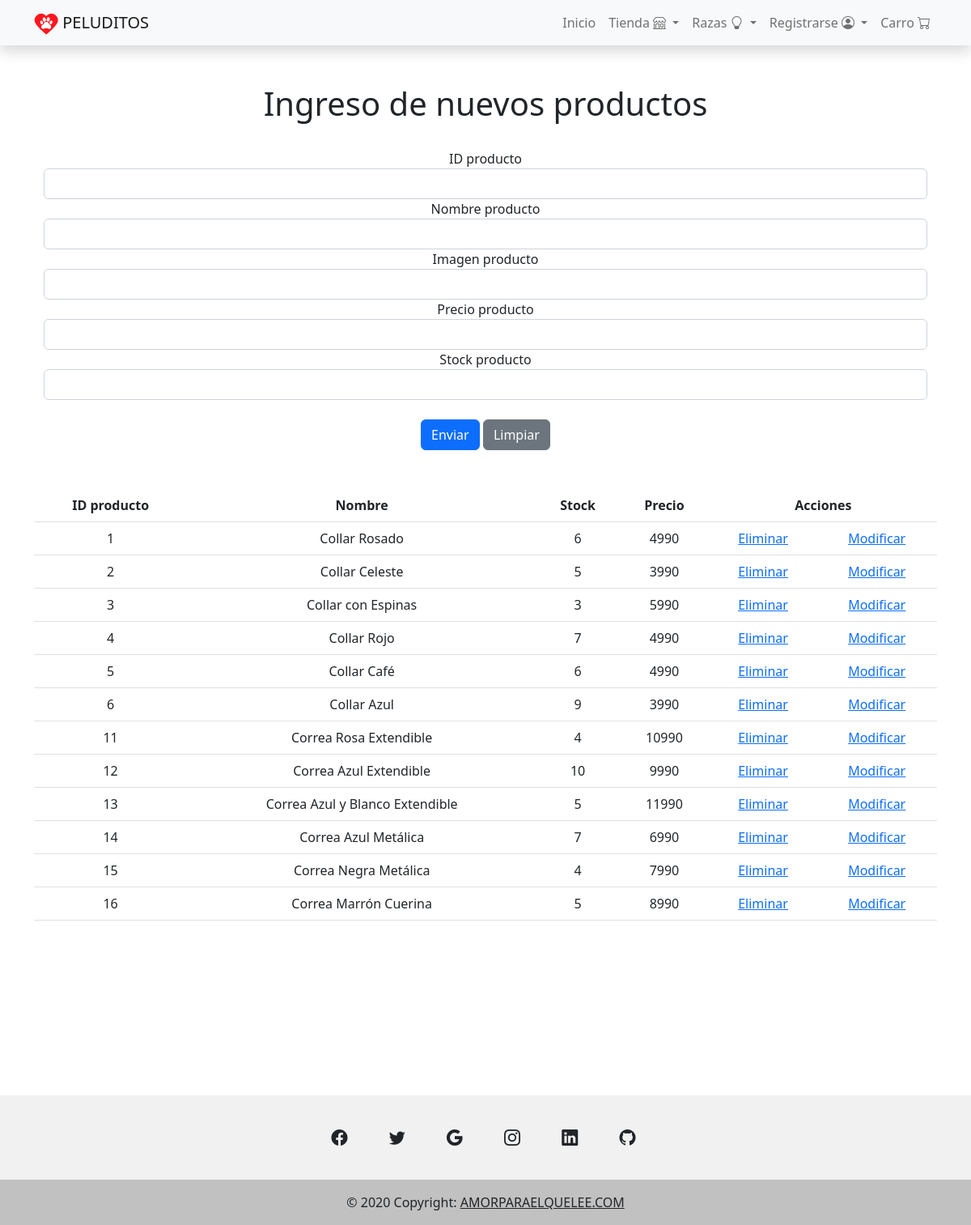
Screenshot of /addproductos with the database file from the repository.
### Main/models.py (models this page shows, shortened)
class Producto(models.Model):
    idProducto =models.IntegerField(primary_key=True, verbose_name='Id de Producto')
    nombreProducto =models.CharField(max_length=50, verbose_name='Nombre del Producto')
    imagenProducto =models.CharField(max_length=150, verbose_name='Imagen del Producto')
    precioProducto =models.IntegerField(verbose_name='Precio del Producto')
    stockProducto =models.IntegerField(verbose_name='Stock del Producto')

### Main/views.py (the view)
# urls.py: path('addproductos', addproductos),
def addproductos(request):
    productos = Producto.objects.all()
    datos = {'productos': productos}
    return render(request, 'addproductos.html', datos)

### Main/templates/addproductos.html (shortened to what this page needs)
<!doctype html>
<html lang="en">
  <head>
    {% load static %}
    <link href="https://cdn.jsdelivr.net/npm/bootstrap@5.1.3/dist/css/bootstrap.min.css" rel="stylesheet">
    <link rel="stylesheet" href="{% static 'css/bootstrap.min.css'%}">
    <link href="{% static 'css/productos.css'%}" rel="stylesheet">
    <link rel="stylesheet" href="https://cdn.jsdelivr.net/npm/bootstrap-icons@1.3.0/font/bootstrap-icons.css">
    <link href="https://cdn.jsdelivr.net/npm/bootstrap@5.2.0-beta1/dist/css/bootstrap.min.css" rel="stylesheet">
  </head>
  <body>
    {% load static %}
    <nav class="navbar navbar-expand-lg navbar-light bg-light static-top mb-5 shadow">
      <div class="container">
        <a class="navbar-brand" href="/index">
          <img src="{% static 'img/logo.png'%}" width="30px"> PELUDITOS</a>
        <div class="collapse navbar-collapse" id="navbarResponsive">
          <ul class="navbar-nav ms-auto">
            <li class="nav-item active">
              <a class="nav-link" href="/index">Inicio</a>
            </li>
            <li class="nav-item dropdown">
              <a class="nav-link dropdown-toggle" href="#" id="navbarDropdownMenuLink" role="button" data-bs-toggle="dropdown" aria-expanded="false">
                Tienda
                <i class="bi bi-shop"></i>
              </a>
            </li>
            <li class="nav-item dropdown">
              <a class="nav-link dropdown-toggle" href="#" id="navbarDropdownMenuLink" role="button" data-bs-toggle="dropdown" aria-expanded="false">
                Razas
                <i class="bi bi-lightbulb"></i>
              </a>
            </li>
            <li class="nav-item dropdown">
              <a class="nav-link dropdown-toggle" href="#" id="navbarDropdownMenuLink" role="button" data-bs-toggle="dropdown" aria-expanded="false">
                Registrarse
                <i class="bi bi-person-circle"></i>
              </a>
            </li>
            <li class="nav-item">
              <a class="nav-link" href="/carro">Carro
                <i class="bi bi-cart"></i>
              </a>
            </li>
          </ul>
        </div>
      </div>
    </nav>
        <div class="container text-center mt-5 ">
            <div class="row">
                <h1>Ingreso de nuevos productos</h1>
            </div>
            <br>
            <div class="container">
                <form method="post" action="guardarProducto/" id="formulario">
                    <div class="form-group">
                        <label for="idproducto">ID producto</label>
                        <input type="number" id="idproducto" name="idproducto" class="form-control">
                    </div>
                    <div class="form-group">
                        <label for="nombre">Nombre producto</label>
                        <input type="text" id="nombre" name="nombre" class="form-control">
                    </div>
                    <div class="form-group">
                      <label for="imagen">Imagen producto</label>
                      <input type="text" id="imagen" name="imagen" class="form-control">
                  </div>
                    <div class="form-group">
                        <label for="precio">Precio producto</label>
                        <input type="number" id="precio" name="precio" class="form-control">
                    </div>
                    <div class="form-group">
                        <label for="stock">Stock producto</label>
                        <input type="number" id="stock" name="stock" class="form-control">
                    </div>
                    <br>
                    <div class="form-group">
                        <input type="submit" class="btn btn-primary" id="enviar" value="Enviar">
                        <input type="reset" class="btn btn-secondary" id="limpiar" value="Limpiar">
                </div>
                </form>
            <br><br>
            <div class="row">
                <table class="table table-stripped">
                    <th>ID producto</th>
                    <th>Nombre</th>
                    <th>Stock</th>
                    <th>Precio</th>
                    <th colspan="2">Acciones</th>
                    {% for p in productos%}
                    <tr>
                        <td>{{p.idProducto}}</td>
                        <td>{{p.nombreProducto}}</td>
                        <td>{{p.stockProducto}}</td>
                        <td>{{p.precioProducto}}</td>
                        <td><a href="eliminarProducto/{{p.idProducto}}">Eliminar</a></td>
                        <td><a href="modificarProducto/{{p.idProducto}}">Modificar</a></td>
                    </tr>
                    {%endfor%}
                </table>
            </div>
        </div>
        </div>
      <div class="lol">
      <div class="container-footer">
        <footer class="text-center text-white" style="background-color: #f1f1f1;">
          <div class="container pt-4">
            <section class="mb-4">
              <a
                class="btn btn-link btn-floating btn-lg text-dark m-1"
                href="https://www.youtube.com/watch?v=dQw4w9WgXcQ&ab_channel=RickAstley"
                target="_blank"
                role="button"
                data-mdb-ripple-color="dark"
                ><i class="bi bi-facebook"></i
              ></a>
              <a
                class="btn btn-link btn-floating btn-lg text-dark m-1"
                href="https://www.youtube.com/watch?v=dQw4w9WgXcQ&ab_channel=RickAstley"
                target="_blank"
                role="button"
                data-mdb-ripple-color="dark"
                ><i class="bi bi-twitter"></i
              ></a>
              <a
                class="btn btn-link btn-floating btn-lg text-dark m-1"
                href="https://www.youtube.com/watch?v=dQw4w9WgXcQ&ab_channel=RickAstley"
                target="_blank"
                role="button"
                data-mdb-ripple-color="dark"
                ><i class="bi bi-google"></i
              ></a>
              <a
                class="btn btn-link btn-floating btn-lg text-dark m-1"
                href="https://www.youtube.com/watch?v=dQw4w9WgXcQ&ab_channel=RickAstley"
                target="_blank"
                role="button"
                data-mdb-ripple-color="dark"
                ><i class="bi bi-instagram"></i
              ></a>
              <a
                class="btn btn-link btn-floating btn-lg text-dark m-1"
                href="https://www.youtube.com/watch?v=dQw4w9WgXcQ&ab_channel=RickAstley"
                target="_blank"
                role="button"
                data-mdb-ripple-color="dark"
                ><i class="bi bi-linkedin"></i>
              </a>
              <a
                class="btn btn-link btn-floating btn-lg text-dark m-1"
                href="https://www.youtube.com/watch?v=dQw4w9WgXcQ&ab_channel=RickAstley"
                target="_blank"
                role="button"
                data-mdb-ripple-color="dark"
                ><i class="bi bi-github"></i>
              </a>
            </section>
          </div>
          <div class="text-center text-dark p-3" style="background-color: rgba(0, 0, 0, 0.2);">
            © 2020 Copyright:
            <a class="text-dark" href="https://www.youtube.com/watch?v=dQw4w9WgXcQ&ab_channel=RickAstley" target="_blank">AMORPARAELQUELEE.COM </a>
          </div>
        </footer>
      </div>
      </div>
    </body>
  </html>

### Main/static/css/productos.css (style rules this page uses)
html,body { background-color: white; }
.lol { padding-top: 200px; }
.container-footer { right: 0; bottom: 0; left: 0; }

### rows the page displays
Producto: idProducto "1", nombreProducto "Collar Rosado", stockProducto "6", precioProducto "4990"
Producto: idProducto "2", nombreProducto "Collar Celeste", stockProducto "5", precioProducto "3990"
Producto: idProducto "3", nombreProducto "Collar con Espinas", stockProducto "3", precioProducto "5990"
Producto: idProducto "4", nombreProducto "Collar Rojo", stockProducto "7", precioProducto "4990"
Producto: idProducto "5", nombreProducto "Collar Café", stockProducto "6", precioProducto "4990"
Producto: idProducto "6", nombreProducto "Collar Azul", stockProducto "9", precioProducto "3990"
Producto: idProducto "11", nombreProducto "Correa Rosa Extendible", stockProducto "4", precioProducto "10990"
Producto: idProducto "12", nombreProducto "Correa Azul Extendible", stockProducto "10", precioProducto "9990"
Producto: idProducto "13", nombreProducto "Correa Azul y Blanco Extendible", stockProducto "5", precioProducto "11990"
Producto: idProducto "14", nombreProducto "Correa Azul Metálica", stockProducto "7", precioProducto "6990"
Producto: idProducto "15", nombreProducto "Correa Negra Metálica", stockProducto "4", precioProducto "7990"
Producto: idProducto "16", nombreProducto "Correa Marrón Cuerina", stockProducto "5", precioProducto "8990"
